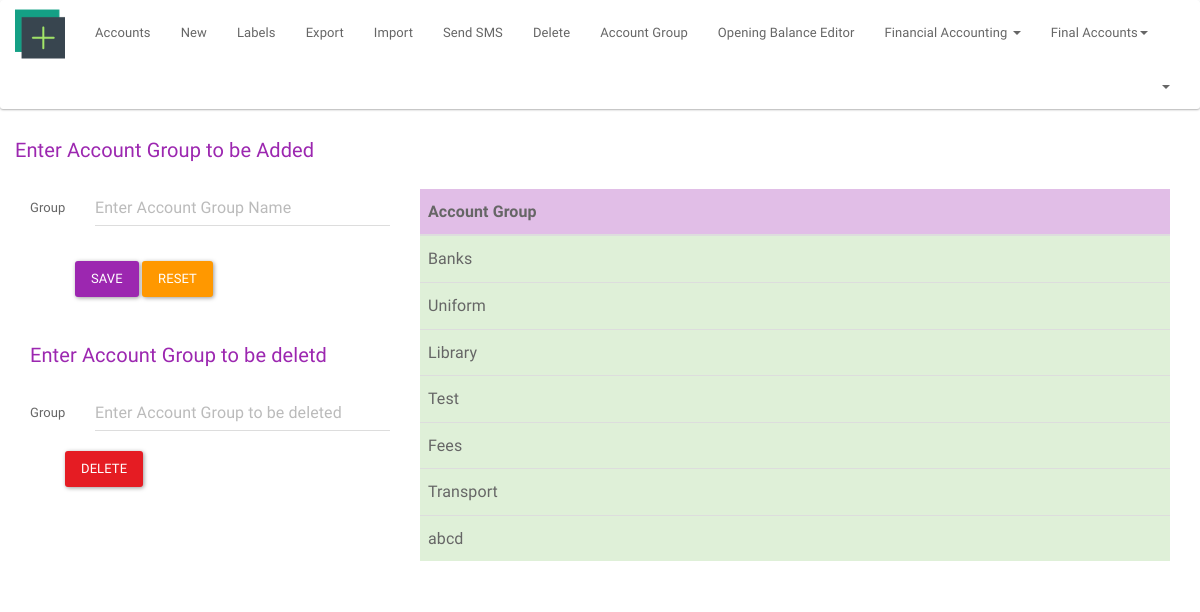
Before: /index.php/accounts/account_group with the older database file.
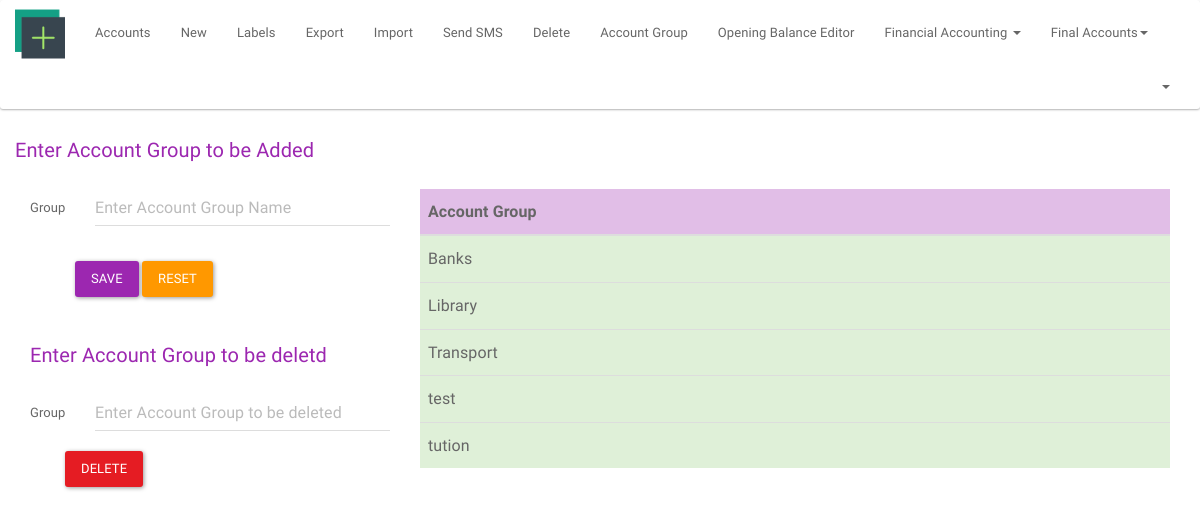
After: the same page with the newer database file.
### tables this page shows
CREATE TABLE `account_group` (
  `account_group_id` int(11) NOT NULL,
  `account_group_name` varchar(35) NOT NULL
);

### application/core/MY_Controller.php (called while the page is built, shortened)
<?php
class MY_Controller extends CI_Controller{
    public function insert_genric($form_validation,$table_name,$view,$field)
    {
        if ($this->form_validation->run($form_validation)) {
            $this->load->model('add_model', 'am');
            $post = $this->input->post();
            unset($post['submit']);
            if ($this->am->insert_data($table_name,$post)) {
                $this->load->model('get_model', 'gm');
                $array = $this->gm->get_list($field,$table_name);
                $this->load->view('private/'.$view,['view'=>$array]);
            } else {
                echo 'Query failed in inserting record';
            }
        } else {
            $this->load->model('get_model', 'gm');
            $array = $this->gm->get_list($field,$table_name);
            $this->load->view('private/'.$view,['view'=>$array]);
        }
    }
}

### application/controllers/accounts.php (called while the page is built, shortened)
<?php
class Accounts extends MY_Controller{
    public function account_group()
    {
        $form_validation='account_group';
        $table_name='account_group';
        $view='accounts/account_group';
        $field='account_group_name';
        $this->insert_genric($form_validation,$table_name,$view,$field);
    }
}

### index.php (called while the page is built, shortened)
<?php
require_once BASEPATH.'core/CodeIgniter.php';

### application/models/get_model.php (called while the page is built, shortened)
<?php
class Get_model extends MY_Model
{
    public function get_list($field,$table_name)
    {
        $query = $this->db->select($field)->get($table_name);
        $res = $query->result();
        $array=json_decode(json_encode($res),true);
        return $array;
    }
}

### application/views/private/accounts/account_group.php (the view, shortened to what this page needs)
<div class="container">
    <div class="row">
        <p style="font-size: 20px; margin-top:0px;" class="text-info">Enter Account Group to be Added</p>
        <div class="col-lg-4">
            <?php echo form_open('accounts/account_group', ['class' => 'form-horizontal']); ?>
            <div class="form-group">
                <label for="inputText" class="col-lg-2 control-label">Group</label>
                <div class="col-lg-10">
                    <?php echo form_input(['name' => 'account_group_name', 'class' => 'form-control',
                        'placeholder' => 'Enter Account Group Name',
                        'value' => set_value('account_group_name')]);
                    ?>
                </div>
            </div>
            <?php echo form_submit(['name' => 'submit', 'value' => 'Save', 'class' => 'btn btn-info',
                'style' => 'margin-left:45px; margin-top:20px;']),
            form_reset(['name' => 'reset', 'value' => 'reset', 'class' => 'btn btn-warning',
                'style' => 'margin-top:20px;']); ?>
            <?php echo form_close();?>
            <p style="font-size: 20px; margin-top: 40px;" class="text-info">Enter Account Group to be deletd</p>
            <?php echo form_open('accounts/account_group_del', ['class' => 'form-horizontal']); ?>
            <div class="form-group">
                <label for="inputText" class="col-lg-2 control-label">Group</label>
                <div class="col-lg-10">
                    <?php  echo form_input(['name' => 'account_group_delete', 'class' => 'form-control',
                        'placeholder' => 'Enter Account Group to be deleted',
                        'value' => set_value('account_group_delete')]);
                    ?>
                </div>
                <input type="submit" name="del_account_group" class="btn btn-danger" value="DELETE" style="margin-left: 50px; margin-top: 20px;">
            </div>
        </div>
        <div class="col-lg-8">
            <table class="table table-hover ">
                <thead>
                <tr class="info">
                    <th>Account Group</th>
                </tr>
                </thead>
                <tbody>
                <?php if (count($view)): ?>
                    <?php
                    foreach ($view as $account_group) {
                        echo "<tr class='success'><td>" . $account_group['account_group_name'] . '<br>' . "</td></tr>";
                    }
                    ?>
                <?php else: ?>
                    <tr>
                        <td>No Records Found</td>
                    </tr>
                <?php endif; ?>
                </tbody>
            </table>
        </div>
    </div>
</div>

Changed rows visible on the page:
removed account_group: account_group_name "Uniform"
removed account_group: account_group_name "Test"
removed account_group: account_group_name "Fees"
removed account_group: account_group_name "abcd"
added account_group: account_group_name "test"
added account_group: account_group_name "tution"
